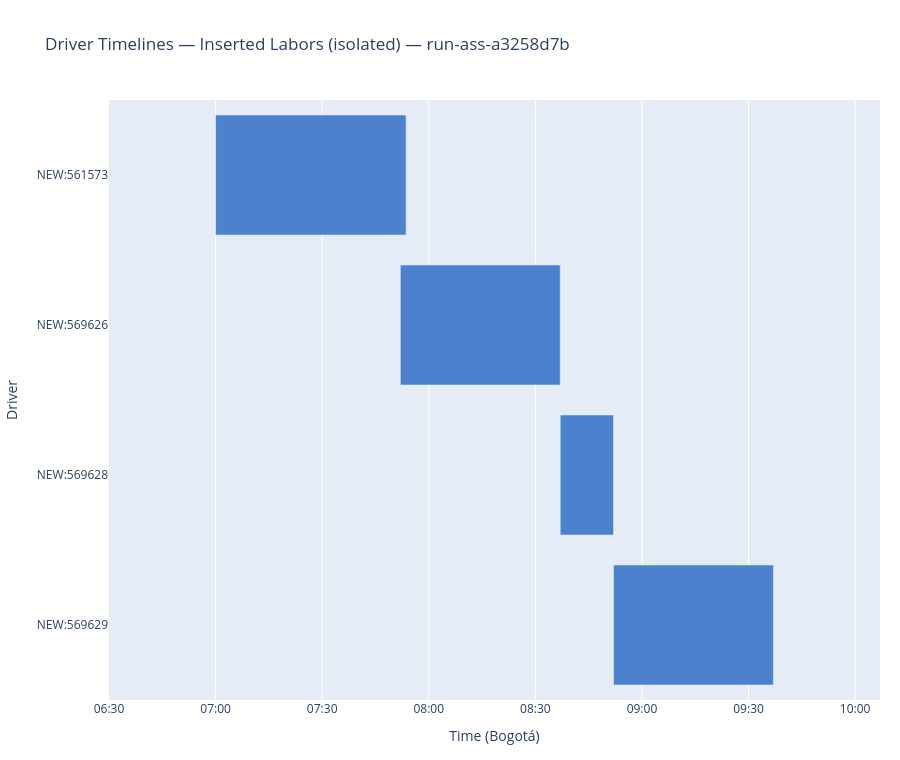

Notebook cell for this chart:
### Markdown cell above
---
## Gantt 2 — Inserted Labors (Isolated)
_Each inserted labor shown on its own virtual driver row — no move context._  
_Useful for understanding what the solver placed and when, independent of the existing schedule._

### Code cell
_inserted_rows = [r for r in rows_after if r["origin"] == "inserted"]

if _inserted_rows:
    _virtual_rows = []
    for r in sorted(_inserted_rows, key=lambda x: (x["actual_start"] or datetime.min)):
        _vrow = dict(r)
        _vrow["driver_id"]               = f"NEW:{r['labor_id']}"
        _vrow["driver_move_distance_km"]  = 0.0
        _virtual_rows.append(_vrow)

    _virtual_segs = reconstruct_timeline(_virtual_rows, ALFRED_SPEED_KMH)
    _vt_segs      = [s for s in _virtual_segs if s["segment_type"] == "VEHICLE_TRANSPORTATION"]
    _virtual_drv  = [r["driver_id"] for r in _virtual_rows]  # preserve order

    build_gantt_figure(
        _vt_segs, _virtual_drv,
        f"Inserted Labors (isolated) — {RUN_DIR.name}",
    ).show()
else:
    print("[info] No inserted labors found.")

### Figure 1 — Plotly figure (JSON) as saved in the notebook; plotly's stock layout.template omitted (floating-point values rounded to 4 significant figures)
{"data": [{"base": ["2026-04-17T07:00:00", "2026-04-17T07:52:00", "2026-04-17T08:37:00", "2026-04-17T08:52:00"], "hoverinfo": "text", "hovertext": ["<b>Service (labor)</b><br>Driver: NEW:561573<br>Labor: 561573<br>Service: 455851<br>Start: 07:00<br>End:   07:53<br>Duration: 53.6 min<br>Distance: 4.79 km", "<b>Service (labor)</b><br>Driver: NEW:569626<br>Labor: 569626<br>Service: 463591<br>Start: 07:52<br>End:   08:37<br>Duration: 45.0 min", "<b>Service (labor)</b><br>Driver: NEW:569628<br>Labor: 569628<br>Service: 463591<br>Start: 08:37<br>End:   08:52<br>Duration: 15.0 min", "<b>Service (labor)</b><br>Driver: NEW:569629<br>Labor: 569629<br>Service: 463591<br>Start: 08:52<br>End:   09:37<br>Duration: 45.0 min"], "legendgroup": "VEHICLE_TRANSPORTATION", "marker": {"color": "rgba(55,  115, 200, 0.88)"}, "name": "Service (labor)", "orientation": "h", "type": "bar", "x": [3216500, 2700000, 900000, 2700000], "y": ["NEW:561573", "NEW:569626", "NEW:569628", "NEW:569629"]}], "layout": {"barmode": "overlay", "height": 760, "hovermode": "closest", "legend": {"orientation": "h", "x": 0.5, "xanchor": "center", "y": 1.06, "yanchor": "bottom"}, "margin": {"b": 60, "l": 80, "r": 20, "t": 100}, "title": {"text": "Driver Timelines — Inserted Labors (isolated) — run-ass-a3258d7b"}, "xaxis": {"range": ["2026-04-17T06:30:00", "2026-04-17T10:07:00"], "tickformat": "%H:%M", "title": {"text": "Time (Bogotá)"}, "type": "date"}, "yaxis": {"categoryarray": ["NEW:569629", "NEW:569628", "NEW:569626", "NEW:561573"], "categoryorder": "array", "title": {"text": "Driver"}}}}
